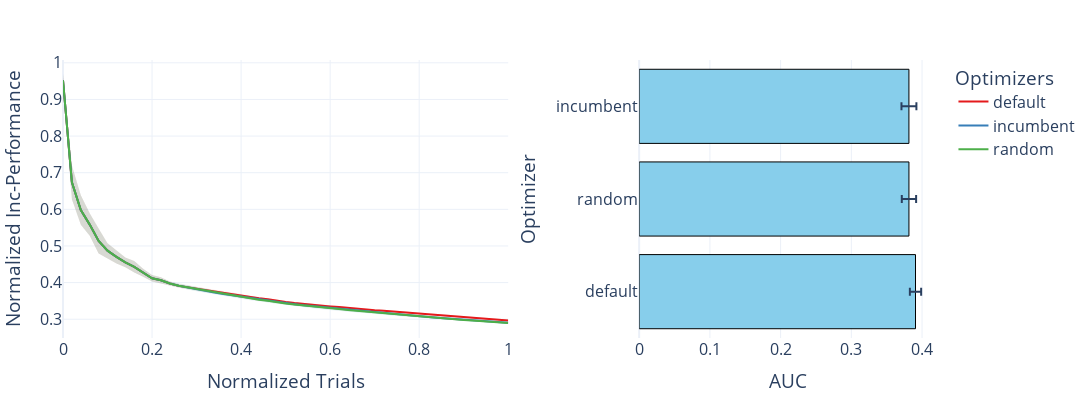

Notebook source saved alongside this figure:
### Code cell
plot_one_thing('pc_method')
